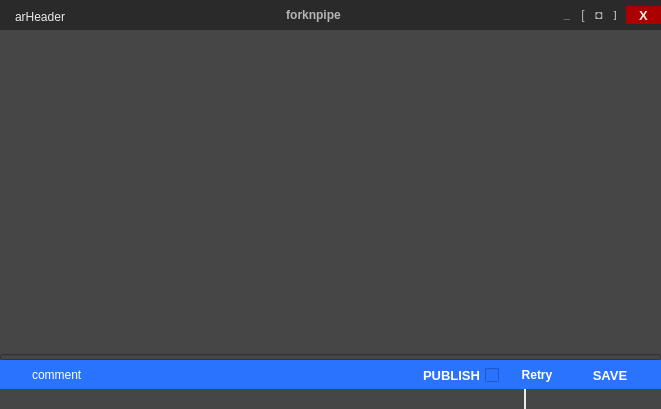
<?xml version="1.0" encoding="UTF-8"?>
<ui version="4.0">
 <class>Form</class>
 <widget class="QWidget" name="Form">
  <property name="geometry">
   <rect>
    <x>0</x>
    <y>0</y>
    <width>661</width>
    <height>409</height>
   </rect>
  </property>
  <property name="minimumSize">
   <size>
    <width>500</width>
    <height>300</height>
   </size>
  </property>
  <property name="maximumSize">
   <size>
    <width>16777215</width>
    <height>1632332</height>
   </size>
  </property>
  <property name="windowTitle">
   <string>Project</string>
  </property>
  <property name="windowIcon">
   <iconset resource="../../../img/img.qrc">
    <normaloff>:/btn/btn/btnProject48.png</normaloff>:/btn/btn/btnProject48.png</iconset>
  </property>
  <property name="styleSheet">
   <string notr="true">QWidget{
	background-color: rgb(70, 70, 70);
	selection-background-color: rgb(1, 79, 131);
	color: rgb(235, 235, 235);
}

QPushButton { 
	border:0px;
}

QPushButton:hover {background-color: rgb(55, 90, 126); }

QPushButton:pressed{ 
	 border: 0px solid green;
}

QToolTip { 
	background-color: rgb(52, 52, 52);
	color: rgb(241, 241, 241);
	border: black solid 1px;
}</string>
  </property>
  <layout class="QVBoxLayout" name="verticalLayout_5">
   <property name="spacing">
    <number>0</number>
   </property>
   <property name="margin">
    <number>0</number>
   </property>
   <item>
    <widget class="QWidget" name="wgHeader" native="true">
     <property name="minimumSize">
      <size>
       <width>0</width>
       <height>30</height>
      </size>
     </property>
     <property name="maximumSize">
      <size>
       <width>16777215</width>
       <height>30</height>
      </size>
     </property>
     <property name="styleSheet">
      <string notr="true">background-color: rgb(42,42, 42);</string>
     </property>
     <layout class="QHBoxLayout" name="horizontalLayout_7">
      <property name="spacing">
       <number>6</number>
      </property>
      <property name="leftMargin">
       <number>2</number>
      </property>
      <property name="topMargin">
       <number>0</number>
      </property>
      <property name="rightMargin">
       <number>0</number>
      </property>
      <property name="bottomMargin">
       <number>0</number>
      </property>
      <item>
       <layout class="QHBoxLayout" name="horizontalLayout_10">
        <property name="topMargin">
         <number>3</number>
        </property>
        <item>
         <widget class="QLabel" name="lblScriptImg">
          <property name="maximumSize">
           <size>
            <width>18</width>
            <height>18</height>
           </size>
          </property>
          <property name="text">
           <string/>
          </property>
          <property name="pixmap">
           <pixmap resource="../../../img/img.qrc">:/btn/btn/btnProject48.png</pixmap>
          </property>
          <property name="scaledContents">
           <bool>true</bool>
          </property>
         </widget>
        </item>
        <item>
         <widget class="QLabel" name="lblScriptName">
          <property name="toolTip">
           <string>Script Name</string>
          </property>
          <property name="text">
           <string>arHeader</string>
          </property>
         </widget>
        </item>
       </layout>
      </item>
      <item>
       <spacer name="horizontalSpacer">
        <property name="orientation">
         <enum>Qt::Horizontal</enum>
        </property>
        <property name="sizeType">
         <enum>QSizePolicy::Expanding</enum>
        </property>
        <property name="sizeHint" stdset="0">
         <size>
          <width>40</width>
          <height>20</height>
         </size>
        </property>
       </spacer>
      </item>
      <item>
       <widget class="QLabel" name="lblProjectName">
        <property name="font">
         <font>
          <weight>75</weight>
          <bold>true</bold>
         </font>
        </property>
        <property name="toolTip">
         <string>Project Name</string>
        </property>
        <property name="styleSheet">
         <string notr="true">color: rgb(180, 180, 180);</string>
        </property>
        <property name="text">
         <string>forknpipe</string>
        </property>
        <property name="alignment">
         <set>Qt::AlignCenter</set>
        </property>
       </widget>
      </item>
      <item>
       <spacer name="horizontalSpacer_2">
        <property name="orientation">
         <enum>Qt::Horizontal</enum>
        </property>
        <property name="sizeType">
         <enum>QSizePolicy::Expanding</enum>
        </property>
        <property name="sizeHint" stdset="0">
         <size>
          <width>40</width>
          <height>20</height>
         </size>
        </property>
       </spacer>
      </item>
      <item>
       <widget class="QWidget" name="widget" native="true">
        <layout class="QHBoxLayout" name="horizontalLayout_13">
         <property name="spacing">
          <number>6</number>
         </property>
         <property name="margin">
          <number>0</number>
         </property>
         <item>
          <widget class="QPushButton" name="btnMinimize">
           <property name="minimumSize">
            <size>
             <width>10</width>
             <height>0</height>
            </size>
           </property>
           <property name="font">
            <font>
             <pointsize>8</pointsize>
             <weight>75</weight>
             <bold>true</bold>
            </font>
           </property>
           <property name="toolTip">
            <string>Minimize</string>
           </property>
           <property name="styleSheet">
            <string notr="true">color: rgb(180, 180, 180);</string>
           </property>
           <property name="text">
            <string>_</string>
           </property>
           <property name="shortcut">
            <string>Down</string>
           </property>
          </widget>
         </item>
         <item>
          <widget class="QPushButton" name="btnLayoutL">
           <property name="minimumSize">
            <size>
             <width>10</width>
             <height>0</height>
            </size>
           </property>
           <property name="toolTip">
            <string>Align Left</string>
           </property>
           <property name="styleSheet">
            <string notr="true">color: rgb(180, 180, 180);</string>
           </property>
           <property name="text">
            <string>[</string>
           </property>
           <property name="shortcut">
            <string>Left</string>
           </property>
          </widget>
         </item>
         <item>
          <widget class="QPushButton" name="btnMaximize">
           <property name="minimumSize">
            <size>
             <width>10</width>
             <height>0</height>
            </size>
           </property>
           <property name="toolTip">
            <string>Maximize</string>
           </property>
           <property name="styleSheet">
            <string notr="true">color: rgb(180, 180, 180);</string>
           </property>
           <property name="text">
            <string>◘</string>
           </property>
           <property name="shortcut">
            <string>Up</string>
           </property>
          </widget>
         </item>
         <item>
          <widget class="QPushButton" name="btnLayoutR">
           <property name="minimumSize">
            <size>
             <width>10</width>
             <height>0</height>
            </size>
           </property>
           <property name="font">
            <font>
             <pointsize>7</pointsize>
             <weight>75</weight>
             <bold>true</bold>
            </font>
           </property>
           <property name="toolTip">
            <string>Align Right</string>
           </property>
           <property name="styleSheet">
            <string notr="true">color: rgb(180, 180, 180);</string>
           </property>
           <property name="text">
            <string>]</string>
           </property>
           <property name="shortcut">
            <string>Right</string>
           </property>
          </widget>
         </item>
         <item>
          <widget class="QPushButton" name="btnClose">
           <property name="minimumSize">
            <size>
             <width>35</width>
             <height>18</height>
            </size>
           </property>
           <property name="font">
            <font>
             <pointsize>10</pointsize>
             <weight>75</weight>
             <bold>true</bold>
            </font>
           </property>
           <property name="toolTip">
            <string>Close</string>
           </property>
           <property name="styleSheet">
            <string notr="true">QPushButton{
background-color: rgb(170, 0, 0);
}
QPushButton#pushButton { 
    background-color: #ffffff;
    border: 0px;
}</string>
           </property>
           <property name="text">
            <string>X</string>
           </property>
           <property name="shortcut">
            <string>Esc</string>
           </property>
           <property name="flat">
            <bool>false</bool>
           </property>
          </widget>
         </item>
        </layout>
       </widget>
      </item>
     </layout>
    </widget>
   </item>
   <item>
    <layout class="QVBoxLayout" name="verticalLayout" stretch="0">
     <property name="spacing">
      <number>2</number>
     </property>
     <property name="topMargin">
      <number>0</number>
     </property>
     <property name="rightMargin">
      <number>0</number>
     </property>
     <item>
      <widget class="QWidget" name="wgMain" native="true">
       <layout class="QHBoxLayout" name="layMain">
        <property name="spacing">
         <number>0</number>
        </property>
        <property name="margin">
         <number>0</number>
        </property>
       </layout>
      </widget>
     </item>
    </layout>
   </item>
   <item>
    <widget class="QWidget" name="wgFooter" native="true">
     <property name="maximumSize">
      <size>
       <width>16777215</width>
       <height>53</height>
      </size>
     </property>
     <layout class="QVBoxLayout" name="verticalLayout_7">
      <property name="spacing">
       <number>0</number>
      </property>
      <property name="margin">
       <number>0</number>
      </property>
      <item>
       <layout class="QHBoxLayout" name="horizontalLayout_3">
        <property name="spacing">
         <number>6</number>
        </property>
        <property name="topMargin">
         <number>4</number>
        </property>
        <property name="rightMargin">
         <number>43</number>
        </property>
        <property name="bottomMargin">
         <number>0</number>
        </property>
        <item>
         <widget class="QLabel" name="lblArrowUp">
          <property name="maximumSize">
           <size>
            <width>16777215</width>
            <height>20</height>
           </size>
          </property>
          <property name="layoutDirection">
           <enum>Qt::LeftToRight</enum>
          </property>
          <property name="text">
           <string/>
          </property>
          <property name="pixmap">
           <pixmap resource="../../../img/img.qrc">:/lbl/lbl/lblArrowU18.png</pixmap>
          </property>
          <property name="alignment">
           <set>Qt::AlignRight|Qt::AlignTrailing|Qt::AlignVCenter</set>
          </property>
         </widget>
        </item>
       </layout>
      </item>
      <item>
       <widget class="QProgressBar" name="prbStatus">
        <property name="maximumSize">
         <size>
          <width>16777215</width>
          <height>6</height>
         </size>
        </property>
        <property name="value">
         <number>0</number>
        </property>
        <property name="textVisible">
         <bool>false</bool>
        </property>
        <property name="invertedAppearance">
         <bool>false</bool>
        </property>
       </widget>
      </item>
      <item>
       <widget class="QWidget" name="wgFooter_2" native="true">
        <property name="minimumSize">
         <size>
          <width>0</width>
          <height>0</height>
         </size>
        </property>
        <property name="maximumSize">
         <size>
          <width>16777215</width>
          <height>16777215</height>
         </size>
        </property>
        <property name="styleSheet">
         <string notr="true">QWidget{
	background-color: rgb(41, 115, 255);
	color: rgb(255, 255, 255);
}

QPushButton { 
	border:0px;
}

QPushButton:hover {
	background-color: rgb(61, 135, 255);
}

QPushButton:pressed{ 
	 border: 0px solid green;
	 background-color: rgb(52, 158, 158);
}</string>
        </property>
        <layout class="QHBoxLayout" name="horizontalLayout_2">
         <property name="spacing">
          <number>10</number>
         </property>
         <property name="leftMargin">
          <number>15</number>
         </property>
         <property name="topMargin">
          <number>7</number>
         </property>
         <property name="rightMargin">
          <number>16</number>
         </property>
         <property name="bottomMargin">
          <number>6</number>
         </property>
         <item>
          <layout class="QHBoxLayout" name="horizontalLayout_4">
           <property name="spacing">
            <number>8</number>
           </property>
           <property name="margin">
            <number>0</number>
           </property>
           <item>
            <widget class="QLabel" name="lblCommentImg">
             <property name="enabled">
              <bool>true</bool>
             </property>
             <property name="maximumSize">
              <size>
               <width>16</width>
               <height>16</height>
              </size>
             </property>
             <property name="toolTip">
              <string>CommentImg</string>
             </property>
             <property name="text">
              <string/>
             </property>
             <property name="pixmap">
              <pixmap resource="../../../img/img.qrc">:/btn/btn/btnWrite48.png</pixmap>
             </property>
             <property name="scaledContents">
              <bool>true</bool>
             </property>
            </widget>
           </item>
           <item>
            <widget class="QLineEdit" name="edtComment">
             <property name="text">
              <string>comment</string>
             </property>
             <property name="frame">
              <bool>false</bool>
             </property>
             <property name="readOnly">
              <bool>true</bool>
             </property>
             <property name="placeholderText">
              <string/>
             </property>
            </widget>
           </item>
           <item>
            <spacer name="horizontalSpacer_15">
             <property name="orientation">
              <enum>Qt::Horizontal</enum>
             </property>
             <property name="sizeType">
              <enum>QSizePolicy::Expanding</enum>
             </property>
             <property name="sizeHint" stdset="0">
              <size>
               <width>40</width>
               <height>20</height>
              </size>
             </property>
            </spacer>
           </item>
           <item>
            <widget class="QCheckBox" name="cbxAdd">
             <property name="font">
              <font>
               <pointsize>10</pointsize>
               <weight>75</weight>
               <bold>true</bold>
              </font>
             </property>
             <property name="layoutDirection">
              <enum>Qt::RightToLeft</enum>
             </property>
             <property name="text">
              <string>PUBLISH</string>
             </property>
            </widget>
           </item>
           <item>
            <widget class="QPushButton" name="btnCancel">
             <property name="minimumSize">
              <size>
               <width>60</width>
               <height>0</height>
              </size>
             </property>
             <property name="maximumSize">
              <size>
               <width>10000</width>
               <height>10000</height>
              </size>
             </property>
             <property name="font">
              <font>
               <weight>75</weight>
               <bold>true</bold>
              </font>
             </property>
             <property name="toolTip">
              <string/>
             </property>
             <property name="styleSheet">
              <string notr="true"/>
             </property>
             <property name="text">
              <string>Retry</string>
             </property>
             <property name="iconSize">
              <size>
               <width>25</width>
               <height>25</height>
              </size>
             </property>
             <property name="flat">
              <bool>true</bool>
             </property>
            </widget>
           </item>
           <item>
            <widget class="QPushButton" name="btnAccept">
             <property name="enabled">
              <bool>true</bool>
             </property>
             <property name="minimumSize">
              <size>
               <width>70</width>
               <height>0</height>
              </size>
             </property>
             <property name="maximumSize">
              <size>
               <width>10000</width>
               <height>10000</height>
              </size>
             </property>
             <property name="font">
              <font>
               <pointsize>10</pointsize>
               <weight>75</weight>
               <bold>true</bold>
              </font>
             </property>
             <property name="toolTip">
              <string>Accept</string>
             </property>
             <property name="text">
              <string>SAVE</string>
             </property>
             <property name="iconSize">
              <size>
               <width>35</width>
               <height>35</height>
              </size>
             </property>
             <property name="shortcut">
              <string>Enter</string>
             </property>
             <property name="checkable">
              <bool>false</bool>
             </property>
             <property name="checked">
              <bool>false</bool>
             </property>
             <property name="autoDefault">
              <bool>false</bool>
             </property>
             <property name="default">
              <bool>false</bool>
             </property>
             <property name="flat">
              <bool>true</bool>
             </property>
            </widget>
           </item>
          </layout>
         </item>
        </layout>
       </widget>
      </item>
     </layout>
    </widget>
   </item>
   <item>
    <widget class="QWidget" name="wgHelp" native="true">
     <property name="minimumSize">
      <size>
       <width>0</width>
       <height>20</height>
      </size>
     </property>
     <property name="maximumSize">
      <size>
       <width>16777215</width>
       <height>20</height>
      </size>
     </property>
     <layout class="QHBoxLayout" name="horizontalLayout_5">
      <property name="spacing">
       <number>14</number>
      </property>
      <property name="leftMargin">
       <number>14</number>
      </property>
      <property name="topMargin">
       <number>0</number>
      </property>
      <property name="rightMargin">
       <number>14</number>
      </property>
      <property name="bottomMargin">
       <number>0</number>
      </property>
      <item>
       <widget class="QLineEdit" name="edtPath">
        <property name="sizePolicy">
         <sizepolicy hsizetype="Preferred" vsizetype="Preferred">
          <horstretch>0</horstretch>
          <verstretch>0</verstretch>
         </sizepolicy>
        </property>
        <property name="font">
         <font>
          <pointsize>7</pointsize>
         </font>
        </property>
        <property name="text">
         <string/>
        </property>
        <property name="frame">
         <bool>false</bool>
        </property>
        <property name="alignment">
         <set>Qt::AlignLeading|Qt::AlignLeft|Qt::AlignVCenter</set>
        </property>
        <property name="readOnly">
         <bool>true</bool>
        </property>
        <property name="placeholderText">
         <string/>
        </property>
       </widget>
      </item>
      <item>
       <widget class="QPushButton" name="btnOpenFolder">
        <property name="enabled">
         <bool>false</bool>
        </property>
        <property name="minimumSize">
         <size>
          <width>0</width>
          <height>0</height>
         </size>
        </property>
        <property name="maximumSize">
         <size>
          <width>16</width>
          <height>16</height>
         </size>
        </property>
        <property name="toolTip">
         <string>Open Folder</string>
        </property>
        <property name="text">
         <string/>
        </property>
        <property name="icon">
         <iconset resource="../../../img/img.qrc">
          <normaloff>:/btn/btn/btnFolder48.png</normaloff>:/btn/btn/btnFolder48.png</iconset>
        </property>
        <property name="iconSize">
         <size>
          <width>12</width>
          <height>12</height>
         </size>
        </property>
       </widget>
      </item>
      <item>
       <widget class="Line" name="line_4">
        <property name="frameShadow">
         <enum>QFrame::Plain</enum>
        </property>
        <property name="lineWidth">
         <number>2</number>
        </property>
        <property name="orientation">
         <enum>Qt::Vertical</enum>
        </property>
       </widget>
      </item>
      <item>
       <widget class="QPushButton" name="btnProject">
        <property name="maximumSize">
         <size>
          <width>16</width>
          <height>16</height>
         </size>
        </property>
        <property name="toolTip">
         <string>Project</string>
        </property>
        <property name="text">
         <string/>
        </property>
        <property name="icon">
         <iconset resource="../../../img/img.qrc">
          <normaloff>:/program/program/arpipeline.png</normaloff>:/program/program/arpipeline.png</iconset>
        </property>
        <property name="iconSize">
         <size>
          <width>10</width>
          <height>12</height>
         </size>
        </property>
       </widget>
      </item>
      <item>
       <widget class="QPushButton" name="btnUser">
        <property name="maximumSize">
         <size>
          <width>16</width>
          <height>16</height>
         </size>
        </property>
        <property name="toolTip">
         <string/>
        </property>
        <property name="text">
         <string/>
        </property>
        <property name="icon">
         <iconset resource="../../../img/img.qrc">
          <normaloff>:/user/user/default.png</normaloff>:/user/user/default.png</iconset>
        </property>
        <property name="iconSize">
         <size>
          <width>12</width>
          <height>12</height>
         </size>
        </property>
       </widget>
      </item>
      <item>
       <widget class="QPushButton" name="btnReport">
        <property name="maximumSize">
         <size>
          <width>16</width>
          <height>16</height>
         </size>
        </property>
        <property name="toolTip">
         <string>&lt;html&gt;&lt;head/&gt;&lt;body&gt;&lt;p&gt;&lt;span style=&quot; font-weight:600;&quot;&gt;Report&lt;/span&gt;&lt;/p&gt;&lt;p&gt;Report a bug, feature or get support&lt;/p&gt;&lt;/body&gt;&lt;/html&gt;</string>
        </property>
        <property name="text">
         <string/>
        </property>
        <property name="icon">
         <iconset resource="../../../img/img.qrc">
          <normaloff>:/btn/btn/btnReport48.png</normaloff>:/btn/btn/btnReport48.png</iconset>
        </property>
        <property name="iconSize">
         <size>
          <width>12</width>
          <height>12</height>
         </size>
        </property>
        <property name="flat">
         <bool>true</bool>
        </property>
       </widget>
      </item>
      <item>
       <widget class="QPushButton" name="btnHelp">
        <property name="maximumSize">
         <size>
          <width>16</width>
          <height>16</height>
         </size>
        </property>
        <property name="toolTip">
         <string>&lt;html&gt;&lt;head/&gt;&lt;body&gt;&lt;p&gt;&lt;span style=&quot; font-weight:600;&quot;&gt;Help&lt;/span&gt;&lt;/p&gt;&lt;p&gt;Get infos to the script&lt;/p&gt;&lt;/body&gt;&lt;/html&gt;</string>
        </property>
        <property name="text">
         <string/>
        </property>
        <property name="icon">
         <iconset resource="../../../img/img.qrc">
          <normaloff>:/btn/btn/default.png</normaloff>:/btn/btn/default.png</iconset>
        </property>
        <property name="iconSize">
         <size>
          <width>12</width>
          <height>12</height>
         </size>
        </property>
        <property name="flat">
         <bool>true</bool>
        </property>
       </widget>
      </item>
     </layout>
    </widget>
   </item>
  </layout>
 </widget>
 <resources>
  <include location="../../../img/img.qrc"/>
 </resources>
 <connections/>
</ui>
